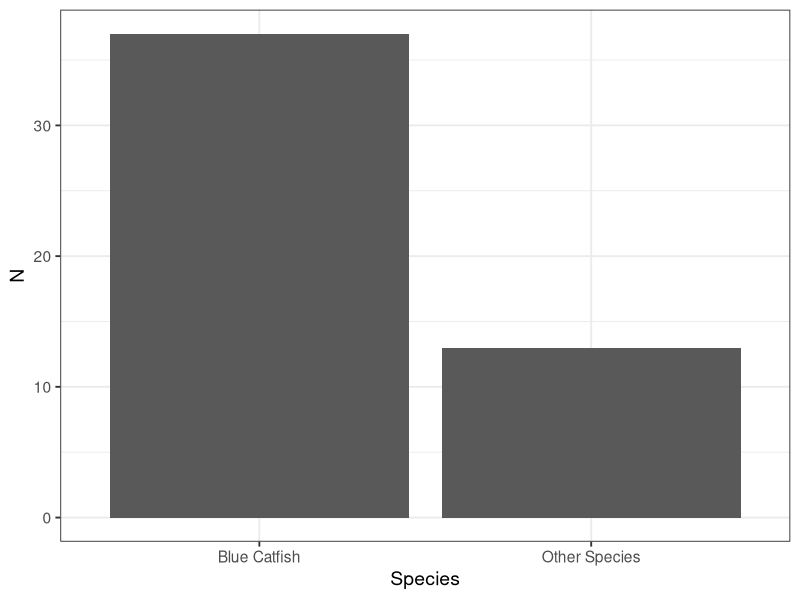
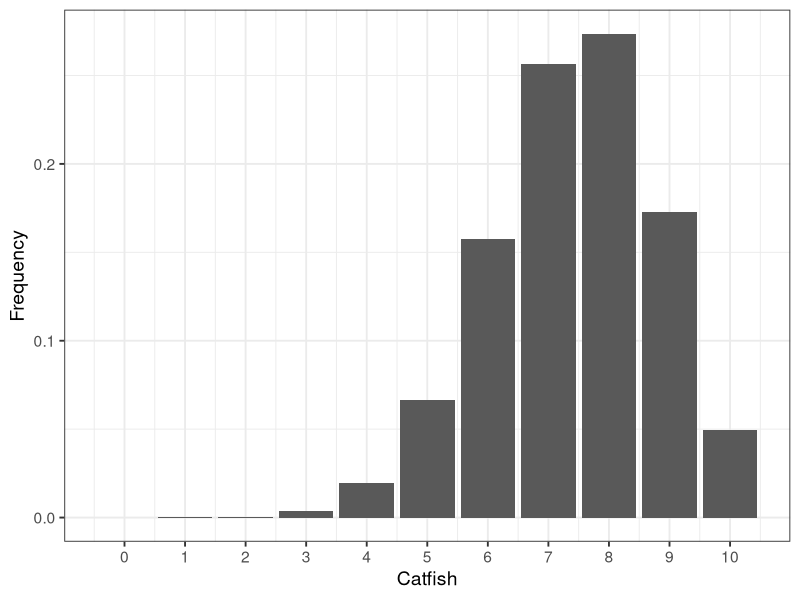
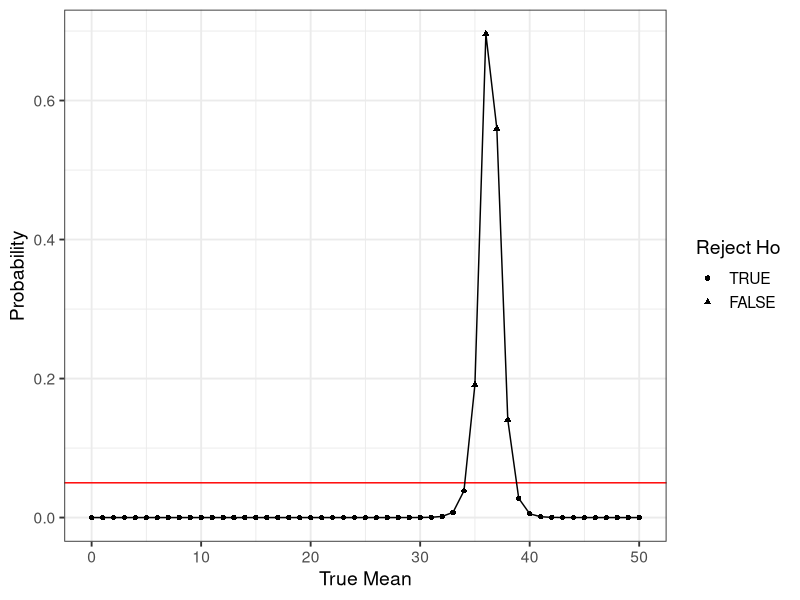

Reproduce these figures in R, in order.
## ---- chunk 1
knitr::opts_chunk$set(echo = TRUE, fig.align = "center", fig.width = 6, fig.height=5, warning=FALSE, message=FALSE)
library( ggplot2 )
theme_set( theme_bw(base_size = 14) )
## ---- chunk 2
library(ggplot2)
df <- data.frame( Species=c("Blue Catfish","Other Species"), N=c(37,13) )
ggplot(df,aes(Species,N)) + geom_bar(stat="identity") 
## ---- chunk 3
p <- 0.74
q <- 1-p
N <- 10
Catfish <- seq(0,N)
## ---- chunk 4
ways_to_get <- choose(N,Catfish)
ways_to_get
## ---- chunk 5
prob_of_each <- p^Catfish * q^(N-Catfish)
prob_of_each
## ---- chunk 6
data <- data.frame( Catfish, Frequency = ways_to_get * prob_of_each )
ggplot( data, aes(Catfish,Frequency)) + geom_col() + scale_x_continuous(breaks=Catfish)
## ---- chunk 7
df <- data.frame( Site = 1:10, Catfish=c(37,32,35,39,31,38,38,35,41,38) )
df
## ---- chunk 8
model <- t.test(df$Catfish, mu = 37)
model
## ---- chunk 9
potential <- seq(0,50)
other_p.vals <- unlist(lapply( potential,FUN = function(x) {t.test(df$Catfish, mu=x)$p.value}))
data <- data.frame( potential,other_p.vals)
data$Reject <- TRUE
data$Reject[ data$other_p.vals >= 0.05] <- FALSE
data$Reject <- factor( data$Reject, ordered=TRUE, levels=c(TRUE,FALSE))
ggplot(data,aes(x=potential,y=other_p.vals)) + 
  geom_abline(slope=0,intercept = 0.05, color="red") + 
  geom_line() + geom_point(aes(shape=Reject)) +  
  xlab("True Mean") + ylab("Probability") +
  scale_shape_discrete("Reject Ho")
## ---- chunk 10
observed <- rbinom(25,1,0.42)
observed
